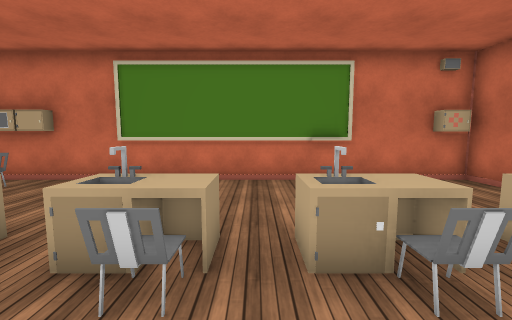
[1] (above)

22 first-person views from a walk through a Unity game level. The camera is 1.5 m above the floor, tilts 6° down and sees 90° across. The floor is counted in squares, 1 m on a side. Each view is taken from the middle of a square. On the plan, view 1 faces up. The plan holds only what a view shows up to about 13 squares ahead; the rest is blank. The place goes on beyond the plan. The player is left out. Door leaves are left out, so doorways stand open. Some surface patterns are stand-ins.

[2]
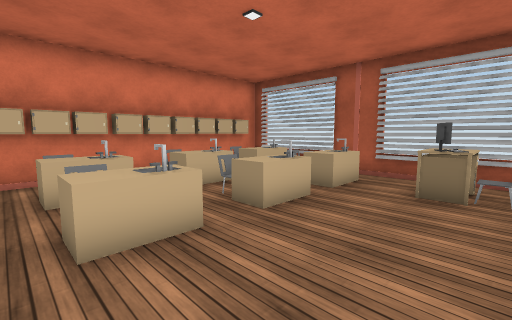

[3]
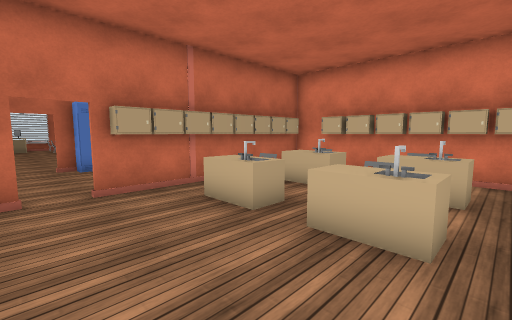

[4]
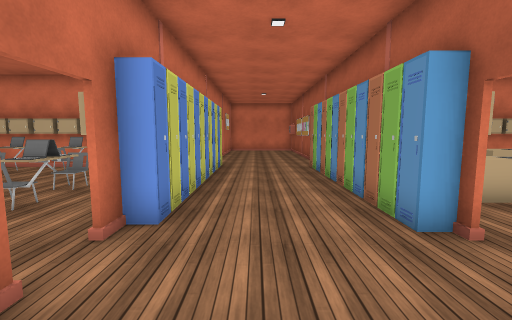

[5]
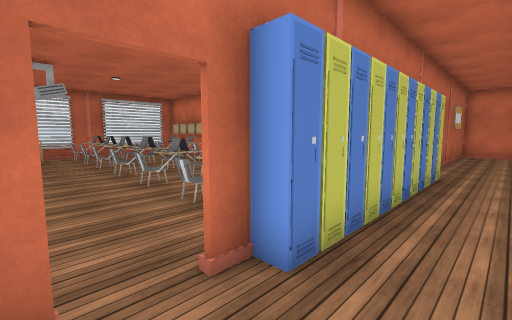

[6]
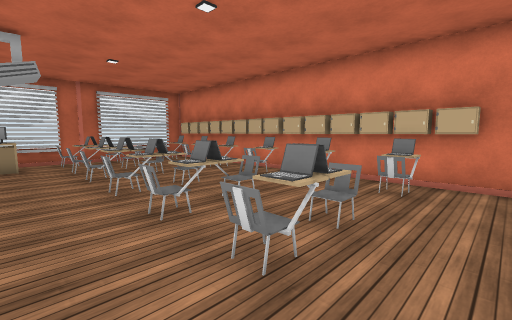

[7]
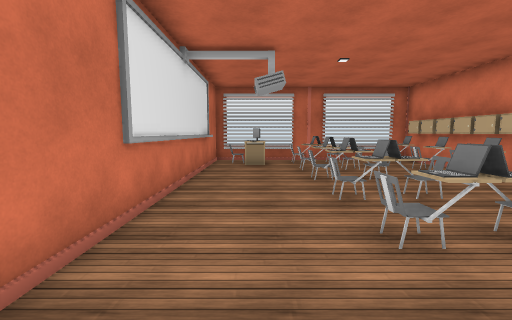

[8]
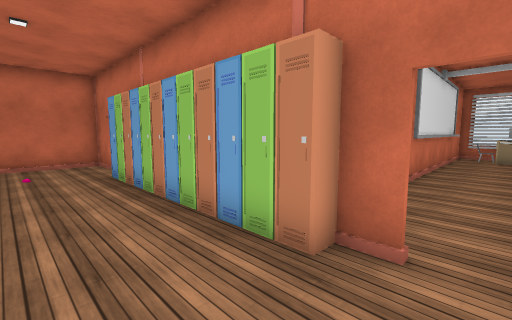

[9]
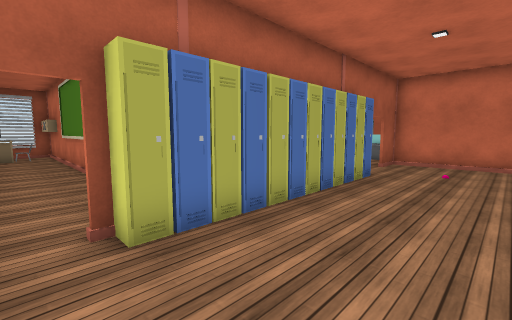

[10]
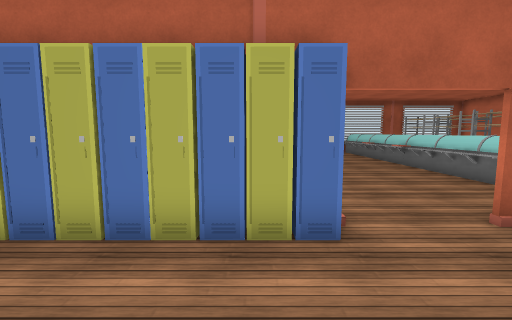

[11]
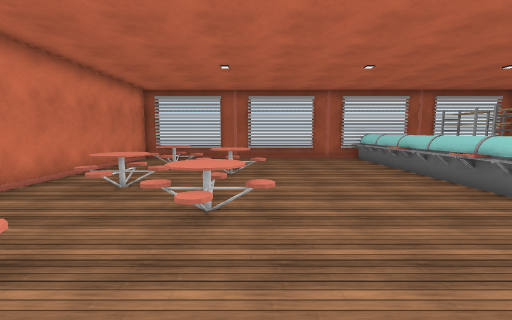

[12]
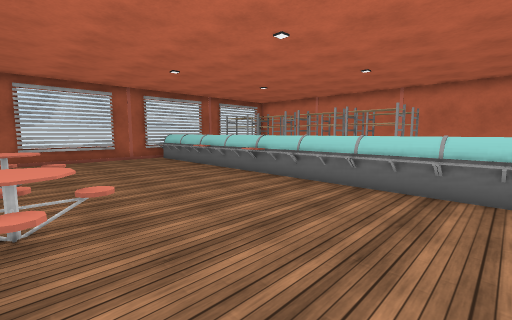

[13]
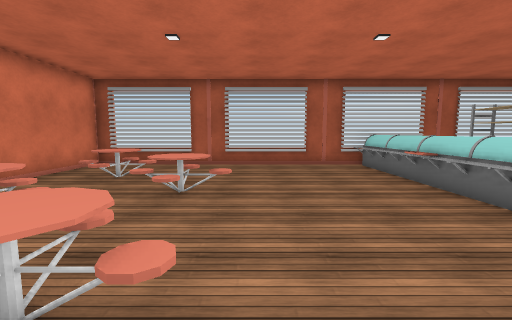

[14]
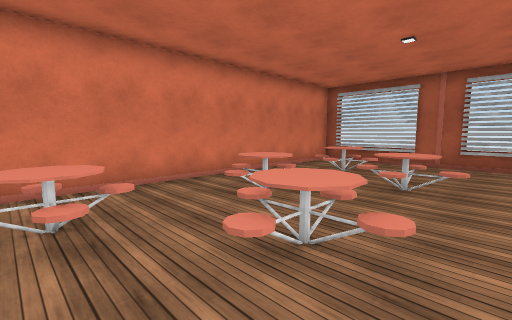

[15]
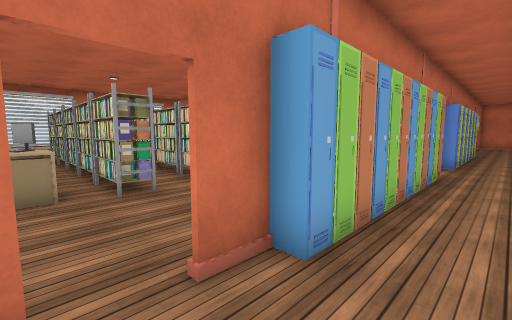

[16]
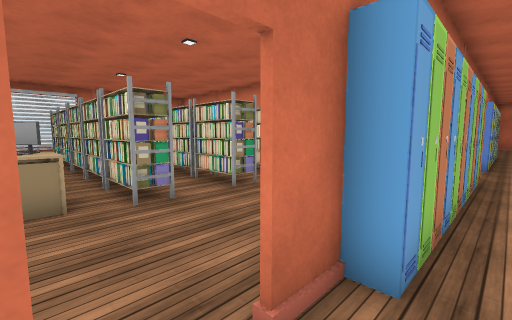

[17]
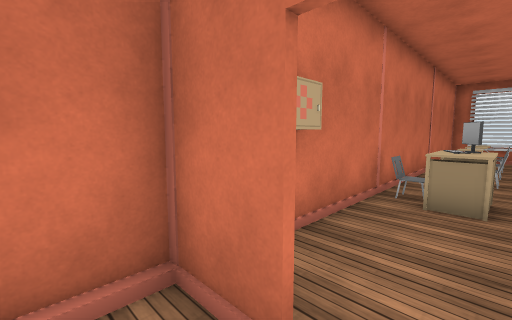

[18]
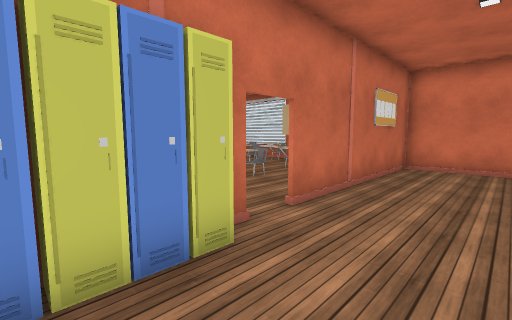

[19]
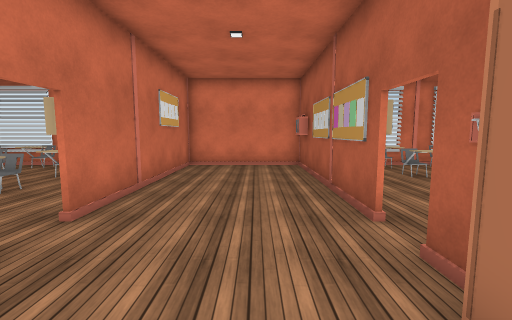

[20]
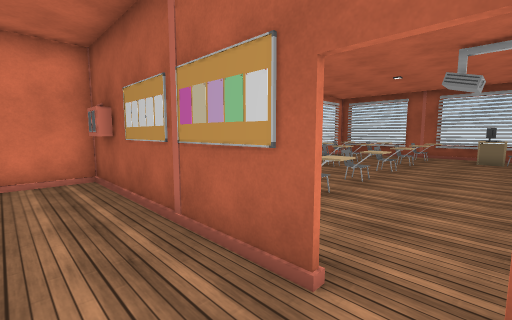

[21]
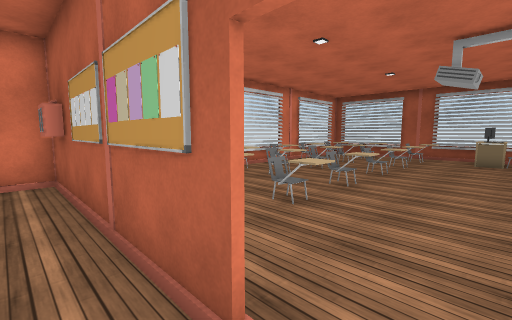

[22]
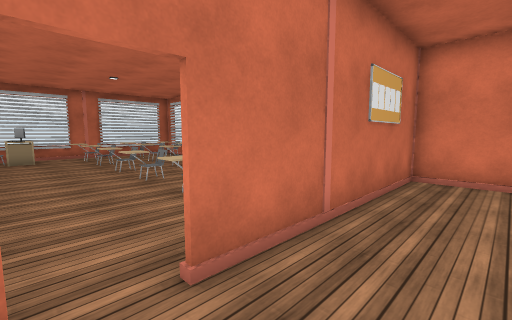

### Floor plan
Points are (right, up) in squares from view 1. A wall is a line through its corners. A room is listed if a view was taken in it or the views show most of it. See-through windows are left out.
Room 1 (views 1, 2, 3, 4, 5, 6, 7, 8, 9, 10, 11, 12, 13, 14, 15, 16, 17, 18, 19, 20, 21, 22)
walls: (12.2, 6.8) (12.2, 7.5); (5.5, 8.2) (-6.5, 8.2); (2.8, 7.9) (1.6, 7.9); (12.9, -2.4) (18.2, -2.4); (7, -3.4) (7, -4); (12.2, 15.5) (12.2, 16.8); (-2, -2.4) (5.5, -2.4); (12.2, -8.5) (12.2, -7.4); (12.2, 17.9) (12.2, 19.5) (7, 19.5) (7, 17.9); (-6.5, 8.4) (4.1, 8.4); (7.5, -13.1) (12.2, -13.1); (17.5, 19.5) (14.4, 19.5); (-9.3, 5) (-9.3, 2); (26.9, 8.2) (16, 8.2); (-9.3, -1.6) (-9.3, -2.4); (28.3, 2.8) (28.3, 5.5); (18.2, -13.1) (21, -13.1); (-1.1, -13.1) (2.9, -13.1); (23.1, 19.5) (18.4, 19.5); (27.2, 19.5) (23.4, 19.5); (-9.3, 21.2) (-9.3, 8.5)
low walls: (-9.3, 1.4) (-9.3, 0); (-9.3, 7.1) (-9.3, 6.2); (28.3, 16.9) (28.3, 18)
ways out: open door at (7, -4.5); open door at (7, 17); open door at (12, -4.5); open door at (12, 6); open door at (12, 17.5)
objects: other object (-8, -8) to (-7, -7); other object (-8, -5) to (-7, -4); other object (-8, -4); locker (-8, -2); other object (-8, 0) to (-7, 1); other object (-8, 3) to (-7, 3); other object (-8, 6); locker (-8, 8); other object (-8, 21) to (-7, 22); other object (-7, -5); locker (-7, -2); other object (-7, -1); other object (-7, 2); computer (-7, 6); chair (-7, 7); locker (-7, 8); other object (-7, 10) to (-5, 12); locker (-6, -2); other object (-6, 21) to (-5, 22); other object (-5, -10) to (-4, -9); chair (-5, -8) to (-4, -7); locker (-5, -2); other object (-5, 0) to (-4, 1); other object (-5, 3) to (-4, 3); other object (-5, 13) to (-2, 15); other object (-5, 21) to (-4, 21); locker (-4, -2); other object (-4, -1); chair (-4, 2); other object (-4, 21) to (-3, 22); locker (-3, -2); other object (-2, -12) to (-2, -11); chair (-2, -10) to (-2, -9); chair (-2, -8) to (-2, -7); locker (-2, -2); other object (-2, 0) to (-1, 1); other object (-2, 3) to (-1, 3); other object (-2, 10) to (0, 12); other object (-2, 21) to (-1, 22); locker (-1, -2); chair (-1, 2); other object (-1, 21); chair (0, -8) to (1, -7); locker (0, -2); other object (0, 13) to (2, 15); other object (0, 21) to (1, 22); other object (1, -12) to (1, -11); chair (1, -10) to (1, -9); locker (1, -2); other object (1, 0) to (2, 1); other object (1, 3) to (2, 3); locker (2, -2); chair (2, 2); other object (2, 10) to (4, 12); other object (2, 21) to (3, 22); other object (3, -12) to (4, -11); chair (3, -10) to (4, -9); chair (3, -8) to (3, -7); locker (3, -2); locker (4, -2); other object (4, 0) to (5, 1); other object (4, 3) to (5, 3); other object (4, 21) to (4, 22); locker (5, -2); other object (5, -1); other object (5, 2); other object (5, 21) to (6, 22); locker (6, -6) to (7, -6); locker (6, 8); other object (7, -3); locker (7, -2); locker (7, -1); locker (7, 0); locker (7, 1); locker (7, 2); locker (7, 3); locker (7, 4); locker (7, 5); locker (7, 7); locker (7, 8); locker (7, 9); locker (7, 10); locker (7, 11); locker (7, 12); locker (7, 13); locker (7, 14); locker (7, 15); locker (12, -6) to (13, -6); locker (12, -3); locker (12, -2); locker (12, -1); locker (12, 0); locker (12, 1); locker (12, 2); locker (12, 3); locker (12, 4); locker (12, 5); locker (12, 8); locker (12, 9); locker (12, 10); locker (12, 11); locker (12, 12); locker (12, 13); locker (12, 14); locker (12, 15); locker (13, 4) to (13, 5); locker (14, -2); other object (15, -10) to (16, -9); chair (15, -8) to (16, -7); locker (15, -2); chair (15, -1); chair (15, 2); chair (15, 3); locker (16, -2); rack (16, 13) to (18, 13); rack (16, 15) to (19, 16); locker (17, -2); chair (17, -1) to (18, -1); rack (17, 10) to (18, 11); other object (17, 17) to (17, 18); chair (18, -12) to (19, -11); other object (18, -10) to (19, -9); chair (18, -8) to (19, -7); locker (18, -2); chair (18, 2); chair (18, 3); computer (18, 17); other object (18, 18); chair (18, 19); locker (19, -2); other object (19, 10) to (20, 11); rack (19, 13) to (21, 13); chair (20, -8) to (21, -7); locker (20, -2); laptop (20, -1); chair (20, 3); laptop (20, 4); rack (20, 16) to (21, 16); other object (20, 18); other object (21, -10) to (21, -9); locker (21, -2); laptop (21, 3); locker (22, -2); other object (22, -1) to (23, -1); chair (22, 2); other object (22, 3); chair (22, 4) to (23, 4); other object (22, 13) to (23, 13); rack (22, 15) to (23, 16); other object (22, 17) to (23, 18); other object (23, -8) to (24, -7); locker (23, -2); other object (23, 3); locker (24, -2); chair (24, -1) to (25, -1); other object (24, 3); chair (24, 4); rack (24, 15) to (25, 16); other object (24, 17) to (25, 18); locker (25, -2); other object (25, 3); other object (25, 4); other object (26, -5) to (26, -4); locker (26, -2); other object (26, 6); rack (26, 15) to (27, 16); other object (26, 18) to (27, 18); other object (27, -5); other object (27, -4); other object (27, -3); other object (27, -2); other object (27, -1); other object (27, 2); other object (27, 3); other object (27, 6); other object (27, 7)

Where each view was taken, in squares from view 1:
view 1: 0 up, 0 right, facing up
view 2: 7 up, 0 right, facing down-left
view 3: 7 up, 0 right, facing down-right
view 4: 9 up, 10 right, facing down
view 5: 7 up, 10 right, facing down-right
view 6: 6 up, 13 right, facing down-right
view 7: 6 up, 14 right, facing right
view 8: 6 up, 9 right, facing up-right
view 9: 6 up, 11 right, facing up-left
view 10: 14 up, 11 right, facing left
view 11: 15 up, 6 right, facing left
view 12: 14 up, 6 right, facing up-left
view 13: 16 up, 3 right, facing left
view 14: 16 up, 4 right, facing down-left
view 15: 18 up, 10 right, facing down-right
view 16: 18 up, 11 right, facing down-right
view 17: 17 up, 11 right, facing up-right
view 18: 1 down, 9 right, facing down-right
view 19: 1 down, 9 right, facing down
view 20: 4 down, 9 right, facing down-left
view 21: 4 down, 8 right, facing down-left
view 22: 4 down, 10 right, facing down-right
